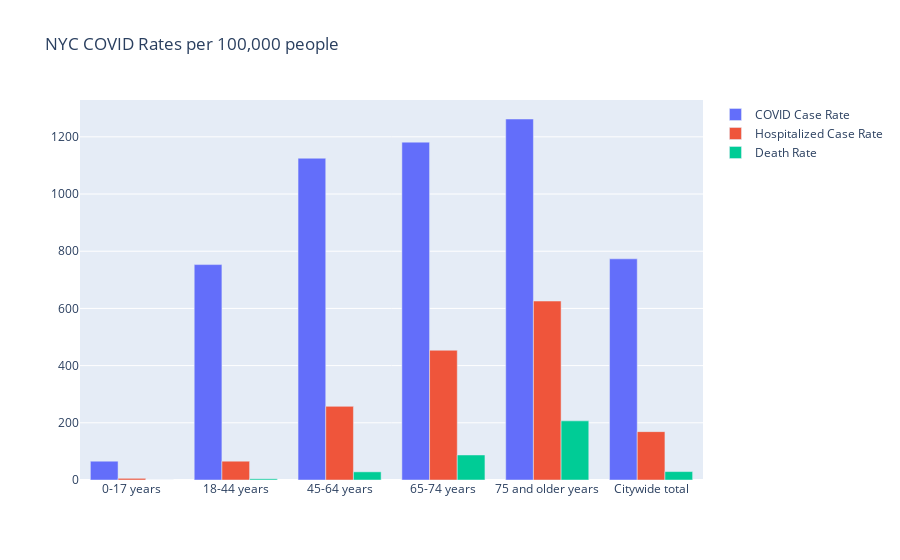

The notebook cell saved with this chart:
### Code cell
labels = df_age['AGE_GROUP']

fig = go.Figure(data=[
    go.Bar(name='COVID Case Rate', x=labels, y=df_age['COVID_CASE_RATE']),
    go.Bar(name='Hospitalized Case Rate', x=labels, y=df_age['HOSPITALIZED_CASE_RATE']),
    go.Bar(name='Death Rate', x=labels, y=df_age['DEATH_RATE'])
])
# Change the bar mode
fig.update_layout(barmode='group')
fig.update_layout(title_text='NYC COVID Rates per 100,000 people')
fig.show()

### Figure 1 — Plotly figure (JSON) as saved in the notebook; plotly's stock layout.template omitted (floating-point values rounded to 4 significant figures)
{"data": [{"name": "COVID Case Rate", "type": "bar", "x": ["0-17 years", "18-44 years", "45-64 years", "65-74 years", "75 and older years", "Citywide total"], "y": [65.72, 753.3, 1125.0, 1181.0, 1262.0, 773.4]}, {"name": "Hospitalized Case Rate", "type": "bar", "x": ["0-17 years", "18-44 years", "45-64 years", "65-74 years", "75 and older years", "Citywide total"], "y": [5.85, 65.7, 257.5, 453.7, 625.8, 169.1]}, {"name": "Death Rate", "type": "bar", "x": ["0-17 years", "18-44 years", "45-64 years", "65-74 years", "75 and older years", "Citywide total"], "y": [0.12, 4.15, 28.55, 87.54, 206.8, 29.43]}], "layout": {"barmode": "group", "title": {"text": "NYC COVID Rates per 100,000 people"}}}
